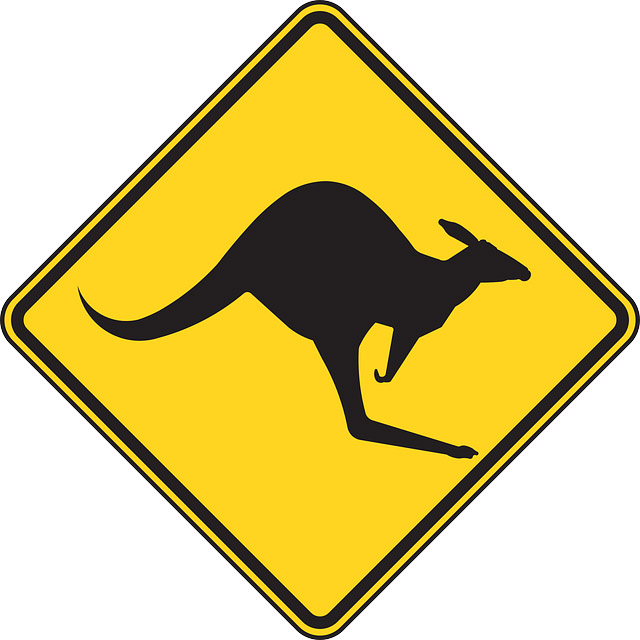
#> input picture kangaroo.jpg, 640 x 640 px
$ jupyter execute --allow-errors AlphaChannel.ipynb   (shell and % lines are left out)
#> lines starting #> are read from the running program, lines starting #| are printed output that depends on the picture
# Alpaha Channel

+ The alpha channel is a fourth channel that some file formats support.
+ Allows specify the degree of transparency in selected regions of an image.

[cell 1]
import cv2
import numpy as np
from matplotlib import pyplot as plt
import matplotlib
from IPython.display import Image
plt.rcParams['image.cmap'] = 'gray'

### Read PNG image and split channels

[cell 2]
# Read the PNG image using: cv2.IMREAD_UNCHANGED to retain the alpha channel.
img = cv2.imread('opencv_logo.png', cv2.IMREAD_UNCHANGED)

#> (the rest of this cell did not finish here and is left out)

### Create an PNG transparent file from a JPG file

[cell 3]
# Read the original and modified JPG images of the kangaroo sign.
img_kang_org = cv2.imread('kangaroo.jpg', cv2.IMREAD_COLOR)
#> img_kang_org is the input picture: shape (640, 640, 3); mean B, G, R 134.4, 202.2, 218.3
img_kang = cv2.imread('kangaroo_sign_with_green_marker.jpg', cv2.IMREAD_COLOR)
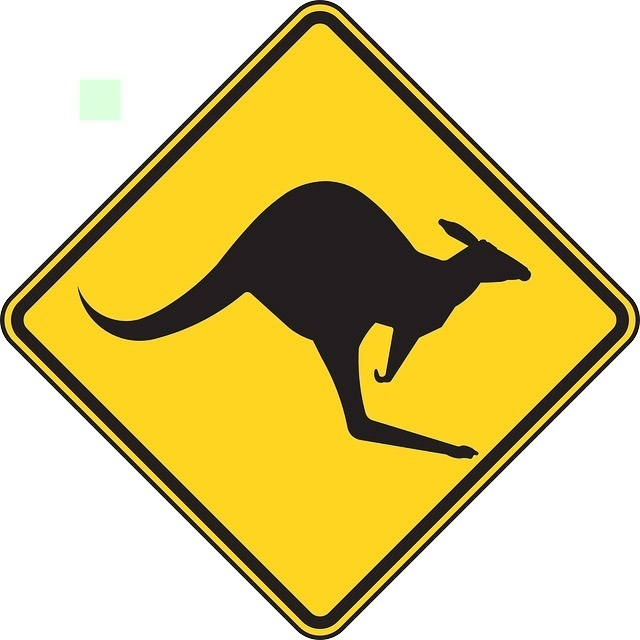
#> input picture kangaroo_sign_with_green_marker.jpg, 640 x 640 px
#> img_kang is the input picture: shape (640, 640, 3); mean B, G, R 135.5, 202.2, 218

# [7 lines of commented-out code are left out]
print(f'Shape of the color image: {img_kang.shape}')
#| Shape of the color image: (640, 640, 3)

# Convert the image to gray scale.
img_kang_gray = cv2.cvtColor(img_kang, cv2.COLOR_BGR2GRAY)
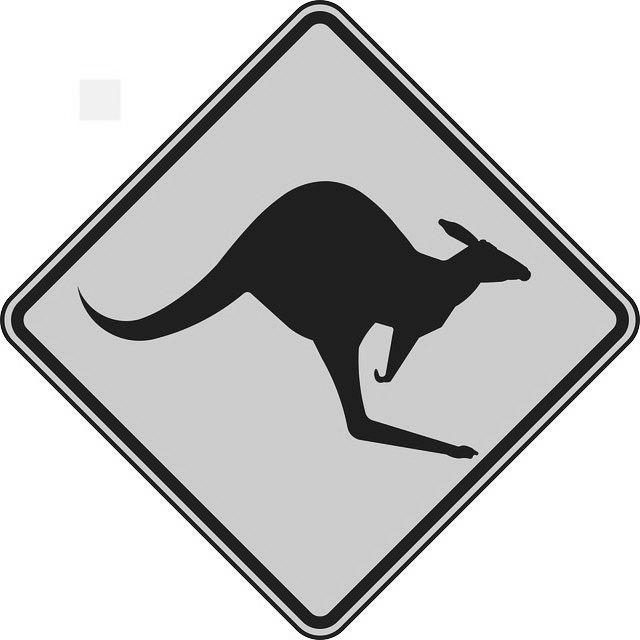
#> img_kang_gray: shape (640, 640); min 0, max 255, mean 199.3

plt.figure(figsize=(16, 10))
#> (this line was passed over: IPython is not available in this run)
plt.subplot(131); plt.imshow(img_kang_org[:, :, ::-1]); plt.title('Original')
#> (this line was passed over: IPython is not available in this run)
#> (this line was passed over: IPython is not available in this run)
#> (this line was passed over: IPython is not available in this run)
plt.subplot(132); plt.imshow(img_kang[:, :, ::-1]); plt.title('Original with green marker added')
#> (this line was passed over: IPython is not available in this run)
#> (this line was passed over: IPython is not available in this run)
#> (this line was passed over: IPython is not available in this run)
plt.subplot(133); plt.imshow(img_kang_gray); plt.title('Grayscale');
